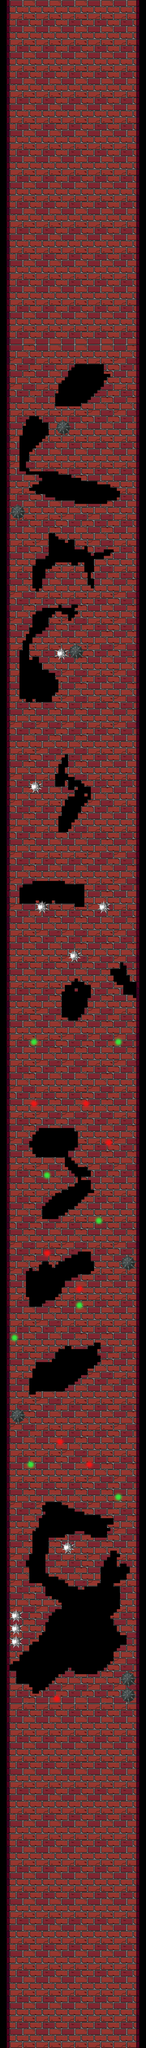

A 2D game scene composited from a Tiled map and its tileset images. What follows is a short description and the map's XML, with each tile layer's data collapsed to a summary:
An orthogonal 45x630 tile map with 32x32 px tiles, 4 tile layers (background, walls, teleports, dead_things) and 67 objects.

<map version="1.9" tiledversion="1.9.2" orientation="orthogonal" renderorder="right-down" width="45" height="630" tilewidth="32" tileheight="32" infinite="0" nextlayerid="20" nextobjectid="245">
 <tileset firstgid="1" source="map_sprite.tsx" />
 <layer id="16" name="background" width="45" height="630">
  <data>[28350 cells, 0 non-empty, 0 distinct tile ids]</data>
 </layer>
 <layer id="2" name="walls" width="45" height="630">
  <data>[28350 cells, 23040 non-empty, 134 distinct tile ids]</data>
 </layer>
 <layer id="3" name="teleports" width="45" height="630">
  <data>[28350 cells, 144 non-empty, 18 distinct tile ids]</data>
 </layer>
 <layer id="5" name="dead_things" width="45" height="630">
  <data>[28350 cells, 319 non-empty, 41 distinct tile ids]</data>
 </layer>
 <objectgroup id="6" name="walls">
  <object id="148" x="-128" y="0" width="224" height="20160" />
  <object id="149" x="1344" y="0" width="224" height="20160" />
 </objectgroup>
 <objectgroup id="7" name="walls_inside_tower" />
 <objectgroup id="8" name="coins">
  <properties>
   <property name="tp" value="1" />
  </properties>
  <object id="237" x="416" y="14720" width="64" height="64" />
  <object id="238" x="960" y="13376" width="64" height="64" />
  <object id="239" x="224" y="11264" width="64" height="64" />
  <object id="240" x="896" y="9600" width="64" height="64" />
  <object id="241" x="352" y="8384" width="64" height="64" />
  <object id="242" x="544" y="7936" width="64" height="64" />
  <object id="243" x="1056" y="5792" width="64" height="64" />
  <object id="244" x="448" y="4032" width="64" height="64" />
 </objectgroup>
 <objectgroup id="9" name="dead_things">
  <object id="222" x="544" y="4128" width="160" height="160" />
  <object id="223" x="96" y="4960" width="160" height="160" />
  <object id="224" x="672" y="6336" width="160" height="160" />
  <object id="225" x="544" y="6368" width="128" height="128" />
  <object id="226" x="288" y="7680" width="128" height="128" />
  <object id="227" x="352" y="8864" width="128" height="128" />
  <object id="228" x="960" y="8864" width="128" height="128" />
  <object id="229" x="672" y="9344" width="128" height="128" />
  <object id="230" x="1184" y="12352" width="160" height="160" />
  <object id="231" x="96" y="13856" width="160" height="160" />
  <object id="232" x="608" y="15168" width="128" height="128" />
  <object id="233" x="96" y="15840" width="128" height="384" />
  <object id="234" x="1184" y="16448" width="160" height="320" />
 </objectgroup>
 <objectgroup id="10" name="moving_beams">
  <object id="150" x="224" y="3712" width="448" height="32" />
  <object id="151" x="448" y="4096" width="800" height="32" />
  <object id="152" x="128" y="4480" width="576" height="32" />
  <object id="154" x="736" y="4480" width="576" height="32" />
  <object id="155" x="128" y="5120" width="1184" height="32" />
  <object id="157" x="128" y="5696" width="224" height="32" />
  <object id="158" x="384" y="5696" width="224" height="32" />
  <object id="161" x="896" y="5696" width="224" height="32" />
  <object id="162" x="1056" y="5856" width="256" height="32" />
  <object id="163" x="896" y="5984" width="224" height="32" />
  <object id="165" x="416" y="6112" width="288" height="32" />
  <object id="167" x="128" y="6496" width="1184" height="32" />
  <object id="172" x="192" y="7584" width="384" height="32" />
  <object id="173" x="608" y="7584" width="640" height="32" />
  <object id="175" x="192" y="7808" width="640" height="32" />
  <object id="177" x="608" y="8000" width="640" height="32" />
  <object id="178" x="192" y="8480" width="192" height="32" />
  <object id="180" x="1056" y="8480" width="192" height="32" />
  <object id="182" x="608" y="8576" width="224" height="32" />
  <object id="183" x="160" y="8992" width="544" height="32" />
  <object id="191" x="800" y="8992" width="480" height="32" />
  <object id="193" x="128" y="9472" width="1184" height="32" />
  <object id="194" x="128" y="9728" width="544" height="32" />
  <object id="199" x="768" y="9824" width="544" height="32" />
  <object id="201" x="128" y="9920" width="544" height="32" />
  <object id="204" x="768" y="10016" width="544" height="32" />
 </objectgroup>
 <objectgroup id="11" name="walking_enemies" />
 <objectgroup id="12" name="spins">
  <object id="235" x="928" y="16704" width="64" height="64" />
  <object id="236" x="96" y="16704" width="64" height="64" />
 </objectgroup>
 <objectgroup id="13" name="body_parts_restorer" />
 <objectgroup id="14" name="dragons" />
 <objectgroup id="15" name="hounter" />
 <objectgroup id="17" name="changing_pos_beams" />
 <objectgroup id="18" name="spider_webs" />
 <objectgroup id="19" name="teleports">
  <object id="205" x="288" y="10208" width="96" height="96">
   <properties>
    <property name="tp" type="int" value="0" />
   </properties>
  </object>
  <object id="206" x="800" y="10816" width="96" height="96">
   <properties>
    <property name="tp_target" type="int" value="0" />
   </properties>
  </object>
  <object id="207" x="1120" y="10208" width="96" height="96">
   <properties>
    <property name="tp" type="int" value="1" />
   </properties>
  </object>
  <object id="208" x="288" y="10816" width="96" height="96">
   <properties>
    <property name="tp_target" type="int" value="1" />
   </properties>
  </object>
  <object id="209" x="416" y="11520" width="96" height="96">
   <properties>
    <property name="tp" type="int" value="2" />
   </properties>
  </object>
  <object id="210" x="1024" y="11200" width="96" height="96">
   <properties>
    <property name="tp_target" type="int" value="2" />
   </properties>
  </object>
  <object id="211" x="928" y="11968" width="96" height="96">
   <properties>
    <property name="tp" type="int" value="3" />
   </properties>
  </object>
  <object id="212" x="416" y="12288" width="96" height="96">
   <properties>
    <property name="tp_target" type="int" value="3" />
   </properties>
  </object>
  <object id="213" x="736" y="12800" width="96" height="96">
   <properties>
    <property name="tp" type="int" value="4" />
   </properties>
  </object>
  <object id="214" x="736" y="12640" width="96" height="96">
   <properties>
    <property name="tp_target" type="int" value="4" />
   </properties>
  </object>
  <object id="215" x="96" y="13120" width="96" height="96">
   <properties>
    <property name="tp" type="int" value="5" />
   </properties>
  </object>
  <object id="216" x="544" y="14144" width="96" height="96">
   <properties>
    <property name="tp_target" type="int" value="5" />
   </properties>
  </object>
  <object id="217" x="256" y="14368" width="96" height="96">
   <properties>
    <property name="tp" type="int" value="6" />
   </properties>
  </object>
  <object id="218" x="832" y="14368" width="96" height="96">
   <properties>
    <property name="tp_target" type="int" value="6" />
   </properties>
  </object>
  <object id="219" x="1120" y="14688" width="96" height="96">
   <properties>
    <property name="tp" type="int" value="7" />
   </properties>
  </object>
  <object id="221" x="512" y="16672" width="96" height="96">
   <properties>
    <property name="tp_target" type="int" value="7" />
   </properties>
  </object>
 </objectgroup>
</map>
